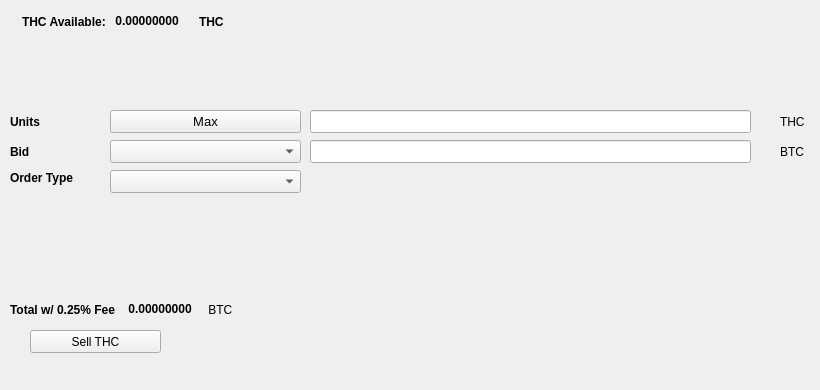
   <widget class="QWidget" name="SellTab">
    <attribute name="title">
     <string>Sell</string>
    </attribute>
    <widget class="QLabel" name="label_16">
     <property name="geometry">
      <rect>
       <x>780</x>
       <y>140</y>
       <width>31</width>
       <height>23</height>
      </rect>
     </property>
     <property name="text">
      <string>BTC</string>
     </property>
    </widget>
    <widget class="QComboBox" name="SellBidcomboBox">
     <property name="geometry">
      <rect>
       <x>110</x>
       <y>140</y>
       <width>191</width>
       <height>23</height>
      </rect>
     </property>
     <property name="font">
      <font>
       <pointsize>10</pointsize>
      </font>
     </property>
    </widget>
    <widget class="QLabel" name="label_18">
     <property name="geometry">
      <rect>
       <x>10</x>
       <y>110</y>
       <width>46</width>
       <height>23</height>
      </rect>
     </property>
     <property name="font">
      <font>
       <weight>75</weight>
       <bold>true</bold>
      </font>
     </property>
     <property name="text">
      <string>Units</string>
     </property>
    </widget>
    <widget class="QPushButton" name="Sell_Max_Amount">
     <property name="geometry">
      <rect>
       <x>110</x>
       <y>110</y>
       <width>191</width>
       <height>23</height>
      </rect>
     </property>
     <property name="font">
      <font>
       <pointsize>10</pointsize>
      </font>
     </property>
     <property name="text">
      <string>Max</string>
     </property>
    </widget>
    <widget class="QLabel" name="label_20">
     <property name="geometry">
      <rect>
       <x>10</x>
       <y>170</y>
       <width>91</width>
       <height>16</height>
      </rect>
     </property>
     <property name="font">
      <font>
       <weight>75</weight>
       <bold>true</bold>
      </font>
     </property>
     <property name="text">
      <string>Order Type</string>
     </property>
    </widget>
    <widget class="QComboBox" name="SellOrdertypeCombo">
     <property name="geometry">
      <rect>
       <x>110</x>
       <y>170</y>
       <width>191</width>
       <height>23</height>
      </rect>
     </property>
     <property name="font">
      <font>
       <pointsize>10</pointsize>
      </font>
     </property>
    </widget>
    <widget class="QLabel" name="label_21">
     <property name="geometry">
      <rect>
       <x>10</x>
       <y>140</y>
       <width>46</width>
       <height>23</height>
      </rect>
     </property>
     <property name="font">
      <font>
       <weight>75</weight>
       <bold>true</bold>
      </font>
     </property>
     <property name="text">
      <string>Bid</string>
     </property>
    </widget>
    <widget class="QLabel" name="label_22">
     <property name="geometry">
      <rect>
       <x>780</x>
       <y>110</y>
       <width>31</width>
       <height>23</height>
      </rect>
     </property>
     <property name="text">
      <string>THC</string>
     </property>
    </widget>
    <widget class="QLineEdit" name="UnitsInputTHC">
     <property name="geometry">
      <rect>
       <x>310</x>
       <y>110</y>
       <width>441</width>
       <height>23</height>
      </rect>
     </property>
     <property name="font">
      <font>
       <pointsize>9</pointsize>
       <weight>75</weight>
       <bold>true</bold>
      </font>
     </property>
    </widget>
    <widget class="QLineEdit" name="SellBidPriceEdit">
     <property name="geometry">
      <rect>
       <x>310</x>
       <y>140</y>
       <width>441</width>
       <height>23</height>
      </rect>
     </property>
     <property name="font">
      <font>
       <pointsize>9</pointsize>
       <weight>75</weight>
       <bold>true</bold>
      </font>
     </property>
    </widget>
    <widget class="QPushButton" name="SellTHCBTN">
     <property name="geometry">
      <rect>
       <x>30</x>
       <y>330</y>
       <width>131</width>
       <height>23</height>
      </rect>
     </property>
     <property name="text">
      <string>Sell THC</string>
     </property>
     <property name="icon">
      <iconset resource="../thc">
       <normaloff>:/icons/bitcoin</normaloff>:/icons/bitcoin</iconset>
     </property>
    </widget>
    <widget class="QWidget" name="layoutWidget3">
     <property name="geometry">
      <rect>
       <x>22</x>
       <y>12</y>
       <width>258</width>
       <height>19</height>
      </rect>
     </property>
     <layout class="QHBoxLayout" name="horizontalLayout">
      <item>
       <widget class="QLabel" name="label232_2">
        <property name="font">
         <font>
          <weight>75</weight>
          <bold>true</bold>
         </font>
        </property>
        <property name="text">
         <string>THC Available:</string>
        </property>
       </widget>
      </item>
      <item>
       <widget class="QLabel" name="THCAvailableLabel">
        <property name="palette">
         <palette>
          <active>
           <colorrole role="WindowText">
            <brush brushstyle="SolidPattern">
             <color alpha="255">
              <red>0</red>
              <green>0</green>
              <blue>0</blue>
             </color>
            </brush>
           </colorrole>
           <colorrole role="Button">
            <brush brushstyle="SolidPattern">
             <color alpha="255">
              <red>0</red>
              <green>170</green>
              <blue>0</blue>
             </color>
            </brush>
           </colorrole>
           <colorrole role="Light">
            <brush brushstyle="SolidPattern">
             <color alpha="255">
              <red>0</red>
              <green>255</green>
              <blue>0</blue>
             </color>
            </brush>
           </colorrole>
           <colorrole role="Midlight">
            <brush brushstyle="SolidPattern">
             <color alpha="255">
              <red>0</red>
              <green>212</green>
              <blue>0</blue>
             </color>
            </brush>
           </colorrole>
           <colorrole role="Dark">
            <brush brushstyle="SolidPattern">
             <color alpha="255">
              <red>0</red>
              <green>85</green>
              <blue>0</blue>
             </color>
            </brush>
           </colorrole>
           <colorrole role="Mid">
            <brush brushstyle="SolidPattern">
             <color alpha="255">
              <red>0</red>
              <green>113</green>
              <blue>0</blue>
             </color>
            </brush>
           </colorrole>
           <colorrole role="Text">
            <brush brushstyle="SolidPattern">
             <color alpha="255">
              <red>0</red>
              <green>170</green>
              <blue>0</blue>
             </color>
            </brush>
           </colorrole>
           <colorrole role="BrightText">
            <brush brushstyle="SolidPattern">
             <color alpha="255">
              <red>255</red>
              <green>255</green>
              <blue>255</blue>
             </color>
            </brush>
           </colorrole>
           <colorrole role="ButtonText">
            <brush brushstyle="SolidPattern">
             <color alpha="255">
              <red>0</red>
              <green>0</green>
              <blue>0</blue>
             </color>
            </brush>
           </colorrole>
           <colorrole role="Base">
            <brush brushstyle="SolidPattern">
             <color alpha="255">
              <red>255</red>
              <green>255</green>
              <blue>255</blue>
             </color>
            </brush>
           </colorrole>
           <colorrole role="Window">
            <brush brushstyle="SolidPattern">
             <color alpha="255">
              <red>0</red>
              <green>170</green>
              <blue>0</blue>
             </color>
            </brush>
           </colorrole>
           <colorrole role="Shadow">
            <brush brushstyle="SolidPattern">
             <color alpha="255">
              <red>0</red>
              <green>0</green>
              <blue>0</blue>
             </color>
            </brush>
           </colorrole>
           <colorrole role="AlternateBase">
            <brush brushstyle="SolidPattern">
             <color alpha="255">
              <red>127</red>
              <green>212</green>
              <blue>127</blue>
             </color>
            </brush>
           </colorrole>
           <colorrole role="ToolTipBase">
            <brush brushstyle="SolidPattern">
             <color alpha="255">
              <red>255</red>
              <green>255</green>
              <blue>220</blue>
             </color>
            </brush>
           </colorrole>
           <colorrole role="ToolTipText">
            <brush brushstyle="SolidPattern">
             <color alpha="255">
              <red>0</red>
              <green>0</green>
              <blue>0</blue>
             </color>
            </brush>
           </colorrole>
          </active>
          <inactive>
           <colorrole role="WindowText">
            <brush brushstyle="SolidPattern">
             <color alpha="255">
              <red>0</red>
              <green>0</green>
              <blue>0</blue>
             </color>
            </brush>
           </colorrole>
           <colorrole role="Button">
            <brush brushstyle="SolidPattern">
             <color alpha="255">
              <red>0</red>
              <green>170</green>
              <blue>0</blue>
             </color>
            </brush>
           </colorrole>
           <colorrole role="Light">
            <brush brushstyle="SolidPattern">
             <color alpha="255">
              <red>0</red>
              <green>255</green>
              <blue>0</blue>
             </color>
            </brush>
           </colorrole>
           <colorrole role="Midlight">
            <brush brushstyle="SolidPattern">
             <color alpha="255">
              <red>0</red>
              <green>212</green>
              <blue>0</blue>
             </color>
            </brush>
           </colorrole>
           <colorrole role="Dark">
            <brush brushstyle="SolidPattern">
             <color alpha="255">
              <red>0</red>
              <green>85</green>
              <blue>0</blue>
             </color>
            </brush>
           </colorrole>
           <colorrole role="Mid">
            <brush brushstyle="SolidPattern">
             <color alpha="255">
              <red>0</red>
              <green>113</green>
              <blue>0</blue>
             </color>
            </brush>
           </colorrole>
           <colorrole role="Text">
            <brush brushstyle="SolidPattern">
             <color alpha="255">
              <red>0</red>
              <green>170</green>
              <blue>0</blue>
             </color>
            </brush>
           </colorrole>
           <colorrole role="BrightText">
            <brush brushstyle="SolidPattern">
             <color alpha="255">
              <red>255</red>
              <green>255</green>
              <blue>255</blue>
             </color>
            </brush>
           </colorrole>
           <colorrole role="ButtonText">
            <brush brushstyle="SolidPattern">
             <color alpha="255">
              <red>0</red>
              <green>0</green>
              <blue>0</blue>
             </color>
            </brush>
           </colorrole>
           <colorrole role="Base">
            <brush brushstyle="SolidPattern">
             <color alpha="255">
              <red>255</red>
              <green>255</green>
              <blue>255</blue>
             </color>
            </brush>
           </colorrole>
           <colorrole role="Window">
            <brush brushstyle="SolidPattern">
             <color alpha="255">
              <red>0</red>
              <green>170</green>
              <blue>0</blue>
             </color>
            </brush>
           </colorrole>
           <colorrole role="Shadow">
            <brush brushstyle="SolidPattern">
             <color alpha="255">
              <red>0</red>
              <green>0</green>
              <blue>0</blue>
             </color>
            </brush>
           </colorrole>
           <colorrole role="AlternateBase">
            <brush brushstyle="SolidPattern">
             <color alpha="255">
              <red>127</red>
              <green>212</green>
              <blue>127</blue>
             </color>
            </brush>
           </colorrole>
           <colorrole role="ToolTipBase">
            <brush brushstyle="SolidPattern">
             <color alpha="255">
              <red>255</red>
              <green>255</green>
              <blue>220</blue>
             </color>
            </brush>
           </colorrole>
           <colorrole role="ToolTipText">
            <brush brushstyle="SolidPattern">
             <color alpha="255">
              <red>0</red>
              <green>0</green>
              <blue>0</blue>
             </color>
            </brush>
           </colorrole>
          </inactive>
          <disabled>
           <colorrole role="WindowText">
            <brush brushstyle="SolidPattern">
             <color alpha="255">
              <red>0</red>
              <green>85</green>
              <blue>0</blue>
             </color>
            </brush>
           </colorrole>
           <colorrole role="Button">
            <brush brushstyle="SolidPattern">
             <color alpha="255">
              <red>0</red>
              <green>170</green>
              <blue>0</blue>
             </color>
            </brush>
           </colorrole>
           <colorrole role="Light">
            <brush brushstyle="SolidPattern">
             <color alpha="255">
              <red>0</red>
              <green>255</green>
              <blue>0</blue>
             </color>
            </brush>
           </colorrole>
           <colorrole role="Midlight">
            <brush brushstyle="SolidPattern">
             <color alpha="255">
              <red>0</red>
              <green>212</green>
              <blue>0</blue>
             </color>
            </brush>
           </colorrole>
           <colorrole role="Dark">
            <brush brushstyle="SolidPattern">
             <color alpha="255">
              <red>0</red>
              <green>85</green>
              <blue>0</blue>
             </color>
            </brush>
           </colorrole>
           <colorrole role="Mid">
            <brush brushstyle="SolidPattern">
             <color alpha="255">
              <red>0</red>
              <green>113</green>
              <blue>0</blue>
             </color>
            </brush>
           </colorrole>
           <colorrole role="Text">
            <brush brushstyle="SolidPattern">
             <color alpha="255">
              <red>0</red>
              <green>85</green>
              <blue>0</blue>
             </color>
            </brush>
           </colorrole>
           <colorrole role="BrightText">
            <brush brushstyle="SolidPattern">
             <color alpha="255">
              <red>255</red>
              <green>255</green>
              <blue>255</blue>
             </color>
            </brush>
           </colorrole>
           <colorrole role="ButtonText">
            <brush brushstyle="SolidPattern">
             <color alpha="255">
              <red>0</red>
              <green>85</green>
              <blue>0</blue>
             </color>
            </brush>
           </colorrole>
           <colorrole role="Base">
            <brush brushstyle="SolidPattern">
             <color alpha="255">
              <red>0</red>
              <green>170</green>
              <blue>0</blue>
             </color>
            </brush>
           </colorrole>
           <colorrole role="Window">
            <brush brushstyle="SolidPattern">
             <color alpha="255">
              <red>0</red>
              <green>170</green>
              <blue>0</blue>
             </color>
            </brush>
           </colorrole>
           <colorrole role="Shadow">
            <brush brushstyle="SolidPattern">
             <color alpha="255">
              <red>0</red>
              <green>0</green>
              <blue>0</blue>
             </color>
            </brush>
           </colorrole>
           <colorrole role="AlternateBase">
            <brush brushstyle="SolidPattern">
             <color alpha="255">
              <red>0</red>
              <green>170</green>
              <blue>0</blue>
             </color>
            </brush>
           </colorrole>
           <colorrole role="ToolTipBase">
            <brush brushstyle="SolidPattern">
             <color alpha="255">
              <red>255</red>
              <green>255</green>
              <blue>220</blue>
             </color>
            </brush>
           </colorrole>
           <colorrole role="ToolTipText">
            <brush brushstyle="SolidPattern">
             <color alpha="255">
              <red>0</red>
              <green>0</green>
              <blue>0</blue>
             </color>
            </brush>
           </colorrole>
          </disabled>
         </palette>
        </property>
        <property name="font">
         <font>
          <weight>75</weight>
          <bold>true</bold>
         </font>
        </property>
        <property name="text">
         <string> 0.00000000 </string>
        </property>
        <property name="textInteractionFlags">
         <set>Qt::LinksAccessibleByMouse|Qt::TextSelectableByKeyboard|Qt::TextSelectableByMouse</set>
        </property>
       </widget>
      </item>
      <item>
       <widget class="QLabel" name="labelTHC">
        <property name="font">
         <font>
          <weight>75</weight>
          <bold>true</bold>
         </font>
        </property>
        <property name="text">
         <string>THC</string>
        </property>
       </widget>
      </item>
     </layout>
    </widget>
    <widget class="QWidget" name="layoutWidget">
     <property name="geometry">
      <rect>
       <x>10</x>
       <y>300</y>
       <width>268</width>
       <height>19</height>
      </rect>
     </property>
     <layout class="QHBoxLayout" name="horizontalLayout_2">
      <item>
       <widget class="QLabel" name="label_19">
        <property name="font">
         <font>
          <weight>75</weight>
          <bold>true</bold>
         </font>
        </property>
        <property name="text">
         <string>Total w/ 0.25% Fee </string>
        </property>
       </widget>
      </item>
      <item>
       <widget class="QLabel" name="SellCostLabel">
        <property name="palette">
         <palette>
          <active>
           <colorrole role="WindowText">
            <brush brushstyle="SolidPattern">
             <color alpha="255">
              <red>0</red>
              <green>0</green>
              <blue>0</blue>
             </color>
            </brush>
           </colorrole>
           <colorrole role="Button">
            <brush brushstyle="SolidPattern">
             <color alpha="255">
              <red>0</red>
              <green>170</green>
              <blue>0</blue>
             </color>
            </brush>
           </colorrole>
           <colorrole role="Light">
            <brush brushstyle="SolidPattern">
             <color alpha="255">
              <red>0</red>
              <green>255</green>
              <blue>0</blue>
             </color>
            </brush>
           </colorrole>
           <colorrole role="Midlight">
            <brush brushstyle="SolidPattern">
             <color alpha="255">
              <red>0</red>
              <green>212</green>
              <blue>0</blue>
             </color>
            </brush>
           </colorrole>
           <colorrole role="Dark">
            <brush brushstyle="SolidPattern">
             <color alpha="255">
              <red>0</red>
              <green>85</green>
              <blue>0</blue>
             </color>
            </brush>
           </colorrole>
           <colorrole role="Mid">
            <brush brushstyle="SolidPattern">
             <color alpha="255">
              <red>0</red>
              <green>113</green>
              <blue>0</blue>
             </color>
            </brush>
           </colorrole>
           <colorrole role="Text">
            <brush brushstyle="SolidPattern">
             <color alpha="255">
              <red>0</red>
              <green>170</green>
              <blue>0</blue>
             </color>
            </brush>
           </colorrole>
           <colorrole role="BrightText">
            <brush brushstyle="SolidPattern">
             <color alpha="255">
              <red>255</red>
              <green>255</green>
              <blue>255</blue>
             </color>
            </brush>
           </colorrole>
           <colorrole role="ButtonText">
            <brush brushstyle="SolidPattern">
             <color alpha="255">
              <red>0</red>
              <green>0</green>
              <blue>0</blue>
             </color>
            </brush>
           </colorrole>
           <colorrole role="Base">
            <brush brushstyle="SolidPattern">
             <color alpha="255">
              <red>255</red>
              <green>255</green>
              <blue>255</blue>
             </color>
            </brush>
           </colorrole>
           <colorrole role="Window">
            <brush brushstyle="SolidPattern">
             <color alpha="255">
              <red>0</red>
              <green>170</green>
              <blue>0</blue>
             </color>
            </brush>
           </colorrole>
           <colorrole role="Shadow">
            <brush brushstyle="SolidPattern">
             <color alpha="255">
              <red>0</red>
              <green>0</green>
              <blue>0</blue>
             </color>
            </brush>
           </colorrole>
           <colorrole role="AlternateBase">
            <brush brushstyle="SolidPattern">
             <color alpha="255">
              <red>127</red>
              <green>212</green>
              <blue>127</blue>
             </color>
            </brush>
           </colorrole>
           <colorrole role="ToolTipBase">
            <brush brushstyle="SolidPattern">
             <color alpha="255">
              <red>255</red>
              <green>255</green>
              <blue>220</blue>
             </color>
            </brush>
           </colorrole>
           <colorrole role="ToolTipText">
            <brush brushstyle="SolidPattern">
             <color alpha="255">
              <red>0</red>
              <green>0</green>
              <blue>0</blue>
             </color>
            </brush>
           </colorrole>
          </active>
          <inactive>
           <colorrole role="WindowText">
            <brush brushstyle="SolidPattern">
             <color alpha="255">
              <red>0</red>
              <green>0</green>
              <blue>0</blue>
             </color>
            </brush>
           </colorrole>
           <colorrole role="Button">
            <brush brushstyle="SolidPattern">
             <color alpha="255">
              <red>0</red>
              <green>170</green>
              <blue>0</blue>
             </color>
            </brush>
           </colorrole>
           <colorrole role="Light">
            <brush brushstyle="SolidPattern">
             <color alpha="255">
              <red>0</red>
              <green>255</green>
              <blue>0</blue>
             </color>
            </brush>
           </colorrole>
           <colorrole role="Midlight">
            <brush brushstyle="SolidPattern">
             <color alpha="255">
              <red>0</red>
              <green>212</green>
              <blue>0</blue>
             </color>
            </brush>
           </colorrole>
           <colorrole role="Dark">
            <brush brushstyle="SolidPattern">
             <color alpha="255">
              <red>0</red>
              <green>85</green>
              <blue>0</blue>
             </color>
            </brush>
           </colorrole>
           <colorrole role="Mid">
            <brush brushstyle="SolidPattern">
             <color alpha="255">
              <red>0</red>
              <green>113</green>
              <blue>0</blue>
             </color>
            </brush>
           </colorrole>
           <colorrole role="Text">
            <brush brushstyle="SolidPattern">
             <color alpha="255">
              <red>0</red>
              <green>170</green>
              <blue>0</blue>
             </color>
            </brush>
           </colorrole>
           <colorrole role="BrightText">
            <brush brushstyle="SolidPattern">
             <color alpha="255">
              <red>255</red>
              <green>255</green>
              <blue>255</blue>
             </color>
            </brush>
           </colorrole>
           <colorrole role="ButtonText">
            <brush brushstyle="SolidPattern">
             <color alpha="255">
              <red>0</red>
              <green>0</green>
              <blue>0</blue>
             </color>
            </brush>
           </colorrole>
           <colorrole role="Base">
            <brush brushstyle="SolidPattern">
             <color alpha="255">
              <red>255</red>
              <green>255</green>
              <blue>255</blue>
             </color>
            </brush>
           </colorrole>
           <colorrole role="Window">
            <brush brushstyle="SolidPattern">
             <color alpha="255">
              <red>0</red>
              <green>170</green>
              <blue>0</blue>
             </color>
            </brush>
           </colorrole>
           <colorrole role="Shadow">
            <brush brushstyle="SolidPattern">
             <color alpha="255">
              <red>0</red>
              <green>0</green>
              <blue>0</blue>
             </color>
            </brush>
           </colorrole>
           <colorrole role="AlternateBase">
            <brush brushstyle="SolidPattern">
             <color alpha="255">
              <red>127</red>
              <green>212</green>
              <blue>127</blue>
             </color>
            </brush>
           </colorrole>
           <colorrole role="ToolTipBase">
            <brush brushstyle="SolidPattern">
             <color alpha="255">
              <red>255</red>
              <green>255</green>
              <blue>220</blue>
             </color>
            </brush>
           </colorrole>
           <colorrole role="ToolTipText">
            <brush brushstyle="SolidPattern">
             <color alpha="255">
              <red>0</red>
              <green>0</green>
              <blue>0</blue>
             </color>
            </brush>
           </colorrole>
          </inactive>
          <disabled>
           <colorrole role="WindowText">
            <brush brushstyle="SolidPattern">
             <color alpha="255">
              <red>0</red>
              <green>85</green>
              <blue>0</blue>
             </color>
            </brush>
           </colorrole>
           <colorrole role="Button">
            <brush brushstyle="SolidPattern">
             <color alpha="255">
              <red>0</red>
              <green>170</green>
              <blue>0</blue>
             </color>
            </brush>
           </colorrole>
           <colorrole role="Light">
            <brush brushstyle="SolidPattern">
             <color alpha="255">
              <red>0</red>
              <green>255</green>
              <blue>0</blue>
             </color>
            </brush>
           </colorrole>
           <colorrole role="Midlight">
            <brush brushstyle="SolidPattern">
             <color alpha="255">
              <red>0</red>
              <green>212</green>
              <blue>0</blue>
             </color>
            </brush>
           </colorrole>
           <colorrole role="Dark">
            <brush brushstyle="SolidPattern">
             <color alpha="255">
              <red>0</red>
              <green>85</green>
              <blue>0</blue>
             </color>
            </brush>
           </colorrole>
           <colorrole role="Mid">
            <brush brushstyle="SolidPattern">
             <color alpha="255">
              <red>0</red>
              <green>113</green>
              <blue>0</blue>
             </color>
            </brush>
           </colorrole>
           <colorrole role="Text">
            <brush brushstyle="SolidPattern">
             <color alpha="255">
              <red>0</red>
              <green>85</green>
              <blue>0</blue>
             </color>
            </brush>
           </colorrole>
           <colorrole role="BrightText">
            <brush brushstyle="SolidPattern">
             <color alpha="255">
              <red>255</red>
              <green>255</green>
              <blue>255</blue>
             </color>
            </brush>
           </colorrole>
           <colorrole role="ButtonText">
            <brush brushstyle="SolidPattern">
             <color alpha="255">
              <red>0</red>
              <green>85</green>
              <blue>0</blue>
             </color>
            </brush>
           </colorrole>
           <colorrole role="Base">
            <brush brushstyle="SolidPattern">
             <color alpha="255">
              <red>0</red>
              <green>170</green>
              <blue>0</blue>
             </color>
            </brush>
           </colorrole>
           <colorrole role="Window">
            <brush brushstyle="SolidPattern">
             <color alpha="255">
              <red>0</red>
              <green>170</green>
              <blue>0</blue>
             </color>
            </brush>
           </colorrole>
           <colorrole role="Shadow">
            <brush brushstyle="SolidPattern">
             <color alpha="255">
              <red>0</red>
              <green>0</green>
              <blue>0</blue>
             </color>
            </brush>
           </colorrole>
           <colorrole role="AlternateBase">
            <brush brushstyle="SolidPattern">
             <color alpha="255">
              <red>0</red>
              <green>170</green>
              <blue>0</blue>
             </color>
            </brush>
           </colorrole>
           <colorrole role="ToolTipBase">
            <brush brushstyle="SolidPattern">
             <color alpha="255">
              <red>255</red>
              <green>255</green>
              <blue>220</blue>
             </color>
            </brush>
           </colorrole>
           <colorrole role="ToolTipText">
            <brush brushstyle="SolidPattern">
             <color alpha="255">
              <red>0</red>
              <green>0</green>
              <blue>0</blue>
             </color>
            </brush>
           </colorrole>
          </disabled>
         </palette>
        </property>
        <property name="font">
         <font>
          <weight>75</weight>
          <bold>true</bold>
         </font>
        </property>
        <property name="autoFillBackground">
         <bool>false</bool>
        </property>
        <property name="text">
         <string> 0.00000000</string>
        </property>
        <property name="textInteractionFlags">
         <set>Qt::LinksAccessibleByMouse|Qt::TextSelectableByMouse</set>
        </property>
       </widget>
      </item>
      <item>
       <widget class="QLabel" name="label_17">
        <property name="font">
         <font>
          <weight>50</weight>
          <bold>false</bold>
         </font>
        </property>
        <property name="text">
         <string> BTC</string>
        </property>
       </widget>
      </item>
     </layout>
    </widget>
    <widget class="QLabel" name="label_23">
     <property name="geometry">
      <rect>
       <x>460</x>
       <y>300</y>
       <width>281</width>
       <height>81</height>
      </rect>
     </property>
     <property name="text">
      <string/>
     </property>
     <property name="pixmap">
      <pixmap>:/images/bittrex</pixmap>
     </property>
    </widget>
   </widget>
